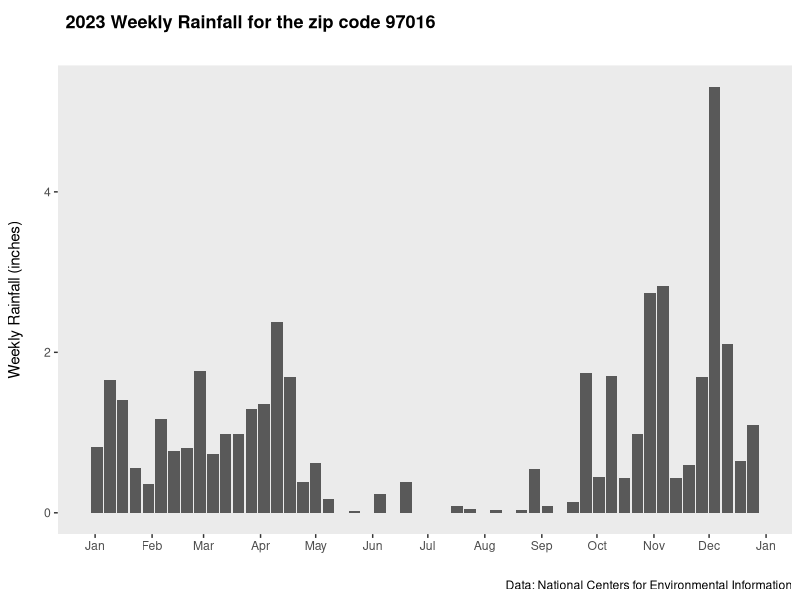
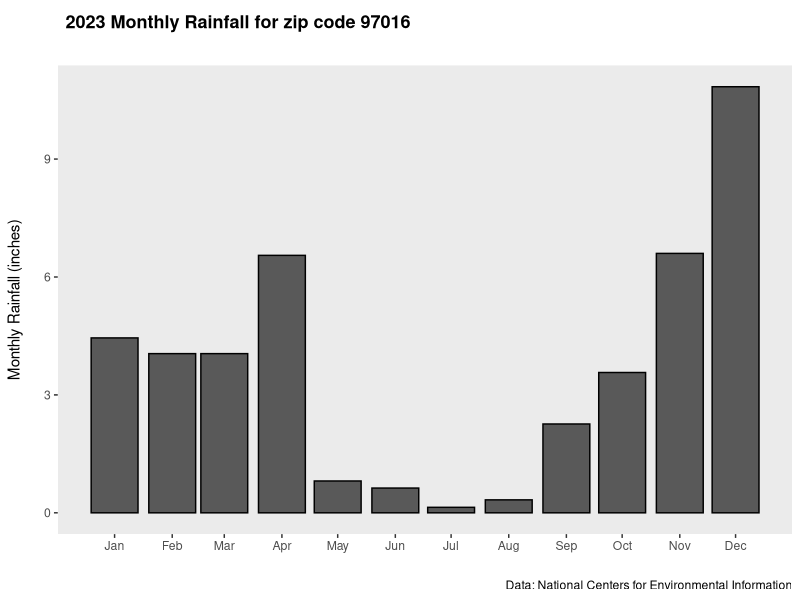
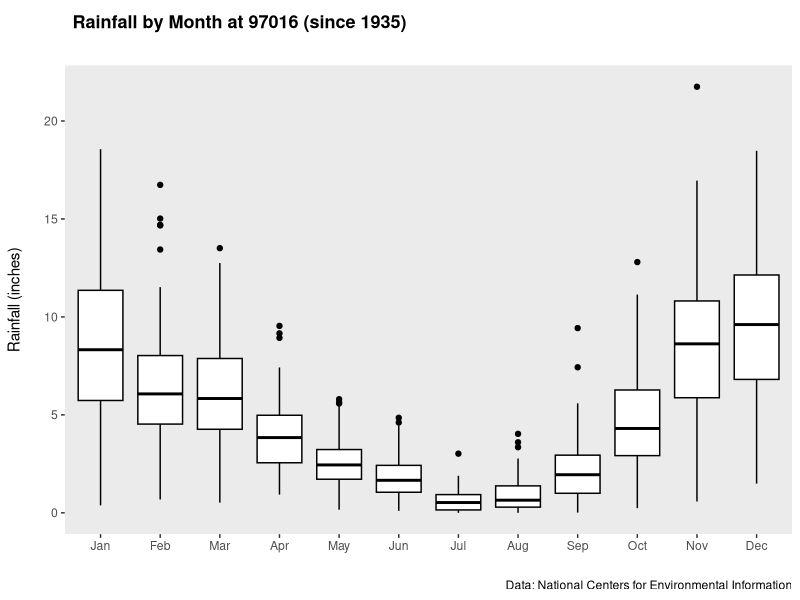
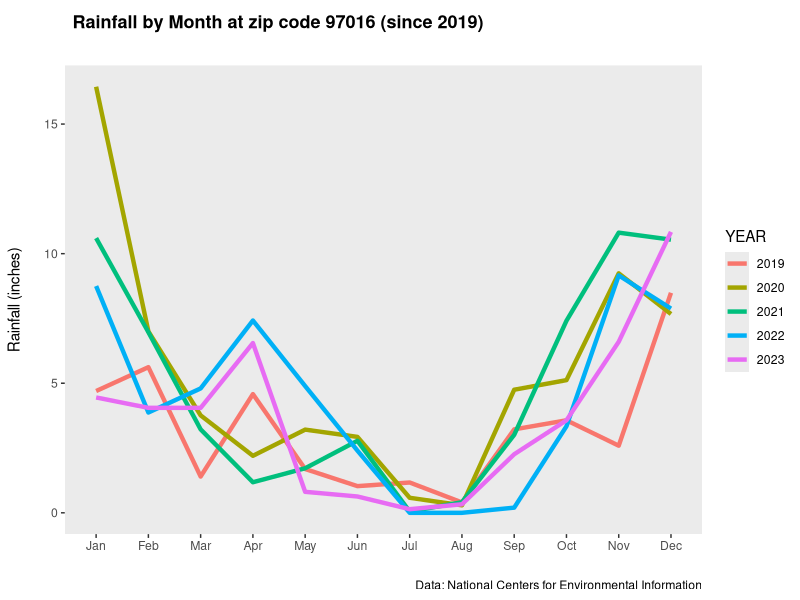
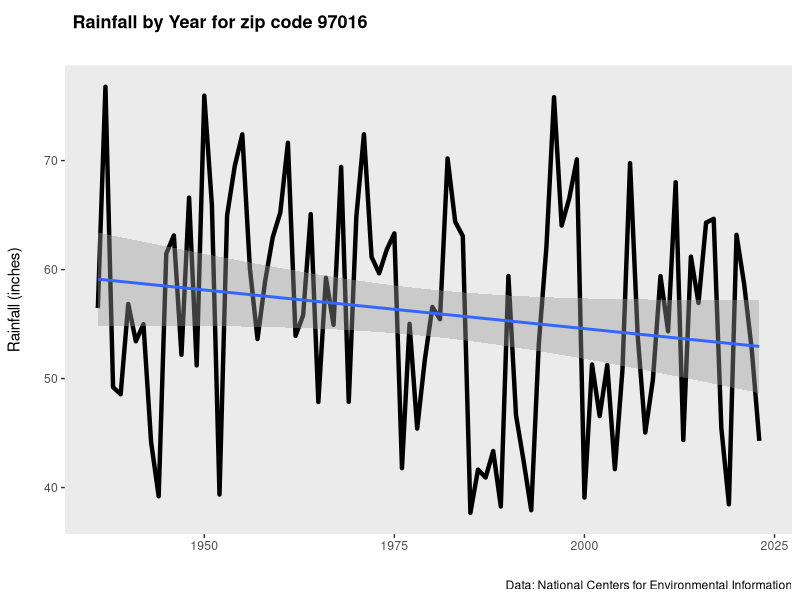
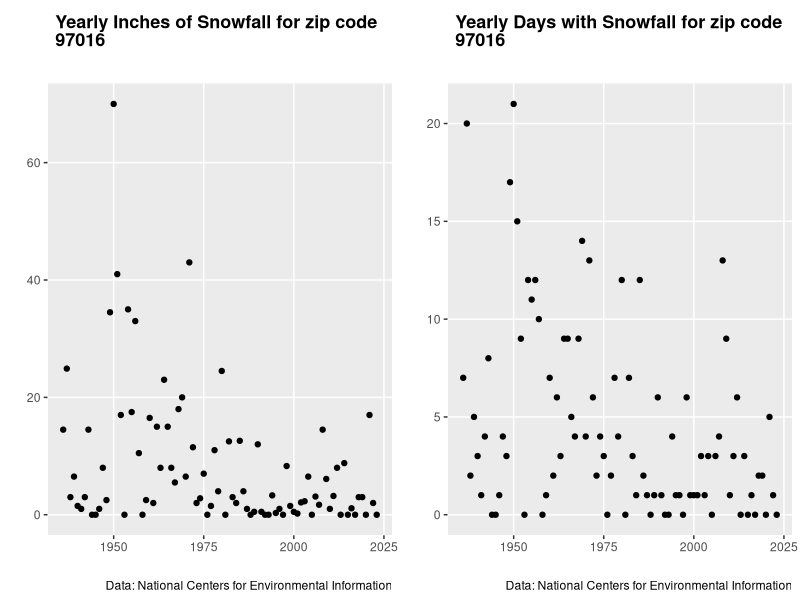
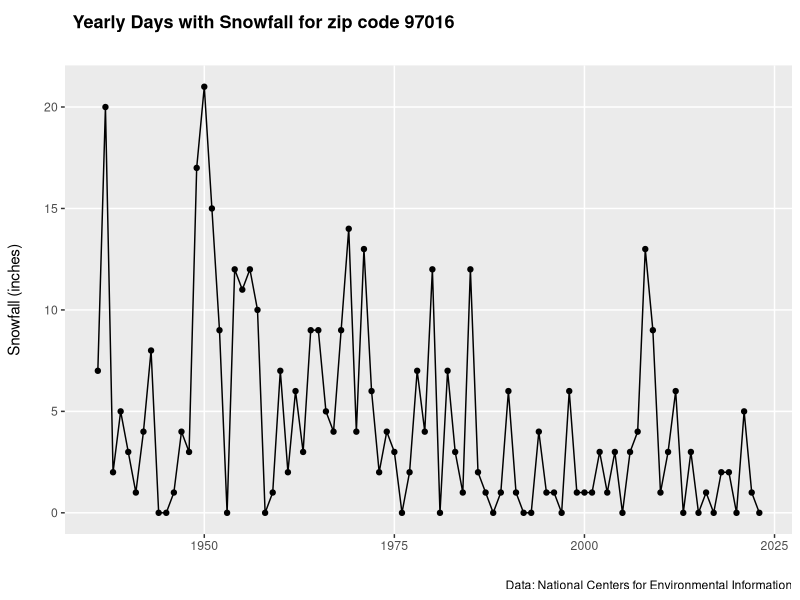

Recreate these plots in R, in order.
## ---- chunk 1
library(cowplot)   # arranging multiple plots in one space
library(ggtext)    # element_textbox_simple
# library(ggthemes)  # border around plots, no longer available in latest R version
library(formattable) # percent format, maybe use for tables later
library(kableExtra) # printing tables to PDF
library(lubridate) # year, month, yday
library(tidyverse) # read_csv and pipes

# GET DATA from https://www.climate.gov/maps-data/dataset/past-weather-zip-code-data-table
# The following file has PRCP and SNOW data, although SNWD could potentially be added
csv_data <- read_csv('data/97016_1909_2024_prec.csv') 
 # PRCP = precipitation
 # SNOW = snowfall
 # SNWD = snow depth

# What are the weather stations, by date, in the data?
# optional analysis
# csv_data2 <- csv_data %>%
#   group_by(STATION, NAME) %>%
#   filter(grepl("text", NAME)) %>% # contains
#   summarise('min_date' = min(DATE)
#         	, 'max_date' = max(DATE)) 

# Apply any filters for weather stations, if necessary, after analyzing the data
# Optional: remove the first and last years from the data, if these are partial years
csv_data <- csv_data %>%
  filter(STATION == 'USC00351643',
         DATE > '1935-12-31',
         DATE < '2024-01-01')
## ---- chunk 2
# Rain Data

# Set a variable for the latest year
LATEST_YEAR <- '2023'

# extract year, month, day from the date
rain_weekly_2020 <- csv_data %>%
  mutate(YEAR = year(DATE),WEEK=ifelse(week(DATE)==53,52,week(DATE))) %>% # in some years, such as 2019, the 53rd week causes issues, in order to plot the graph with "months" on the axis, I append 53 to 52
  filter(YEAR == LATEST_YEAR & PRCP > 0) %>%
  select(YEAR,WEEK,PRCP)%>%
  group_by(YEAR,WEEK) %>%
  summarise(RAINFALL = sum(PRCP)) %>%
  mutate(RAIN_DATE = as.Date(paste(YEAR,WEEK,1),"%Y%U %u"))

rain_monthly_2020 <- csv_data %>%
  mutate(MONTH = floor_date(DATE, unit = 'month')) %>%
  filter(PRCP > 0 & year(DATE) == LATEST_YEAR) %>%
  # select(MONTH,PRCP,SNOW,SNWD) %>%
  select(MONTH,PRCP,SNOW) %>%
  group_by(MONTH) %>%
  summarise(RAINFALL = sum(PRCP)) 

rain_monthly <- csv_data %>%
  filter(is.na(PRCP) == FALSE) %>%
  mutate(YEAR = year(DATE), MONTH = month(DATE)
         ,MONTH_ABB = month.abb[MONTH]) %>%
  select(YEAR,MONTH,MONTH_ABB,RAINFALL=PRCP) %>%
  group_by(YEAR,MONTH,MONTH_ABB) %>%
  summarise(sum(RAINFALL))

rain_yearly <- csv_data %>%
  filter(is.na(PRCP) == FALSE) %>%
  mutate(YEAR = year(DATE)) %>%
  select(YEAR,RAINFALL=PRCP) %>%
  group_by(YEAR) %>%
  summarise(sum(RAINFALL))
  
rain_daily_2020 <- csv_data %>%
  mutate(MONTH = floor_date(DATE, unit = 'month')) %>%
  filter(year(DATE) == LATEST_YEAR) %>%
  select(DATE,MONTH,RAINFALL=PRCP) 

# Snow Data
snowfall <- csv_data %>%
  filter(is.na(SNOW) == FALSE) %>%
  mutate(MONTH = floor_date(DATE, unit = 'month')
         ,YEAR = year(DATE)) %>%
  select(DATE,MONTH,YEAR,SNOW)

snow_inches_per_year <- snowfall %>%
  select(YEAR,SNOW) %>%
  group_by(YEAR) %>%
  tally(sum(SNOW))

snow_days_per_year <- snowfall %>%
  select(YEAR,SNOW) %>%
  group_by(YEAR) %>%
  tally(SNOW > 0)

# snowdepth <- csv_data %>%
#   mutate(MONTH = floor_date(DATE, unit = 'month')
#          ,YEAR = year(DATE)) %>%
#   select(DATE,MONTH,YEAR,SNWD)

# snowdepth_days_per_year <- snowdepth %>%
#   select(YEAR,SNWD) %>%
#   group_by(YEAR) %>%
#   tally(SNWD > 0)
## ---- chunk 3
ggplot() +
  geom_col(data=rain_weekly_2020,mapping = aes(x=RAIN_DATE, y=RAINFALL))+
  scale_x_date(date_labels = "%b", breaks = "month") +
  # theme_economist_white() + #theme_minimal() + # No longer in latest R version
  theme( plot.title.position = "panel"
          ,plot.title = element_textbox_simple(
            size = 13,
            lineheight = 1,
            padding = margin(5.5, 5.5, 5.5, 5.5),
            margin = margin(0, 0, 5.5, 0))
         ,panel.grid.major = element_blank()
         ,panel.grid.minor = element_blank()
         #,plot.margin = margin(5,5,5,5)
         ) +
   ggtitle("<b>2023 Weekly Rainfall for the zip code 97016</b>   <br><span style = 'font-size:14pt'>") +
  labs(caption = "Data: National Centers for Environmental Information") +
  xlab('') +
  ylab('Weekly Rainfall (inches)\n')
## ---- chunk 4
ggplot() +
  geom_col(data=rain_monthly_2020, mapping = aes(x=MONTH, y=RAINFALL)
           ,color='black') +
  scale_x_date(date_labels = "%b", breaks = "month") +
  # theme_economist_white() + #theme_minimal() + # no longer in latest version of R
  theme( plot.title.position = "panel"
         ,plot.title = element_textbox_simple(
           size = 13,
           lineheight = 1,
           padding = margin(5.5, 5.5, 5.5, 5.5),
           margin = margin(0, 0, 5.5, 0))
         ,panel.grid.major = element_blank()
         ,panel.grid.minor = element_blank()
         #,plot.margin = margin(5,5,5,10)
         ,legend.title = element_blank()
         ) +
   ggtitle("<b>2023 Monthly Rainfall for zip code 97016</b>   <br><span style = 'font-size:14pt'>") +
  labs(caption = "Data: National Centers for Environmental Information") +
  xlab('') +
  ylab('Monthly Rainfall (inches)\n')
## ---- chunk 5
ggplot() +
  geom_boxplot(data=rain_monthly
               , mapping = aes(x=reorder(MONTH_ABB,MONTH), y=`sum(RAINFALL)`, group=MONTH_ABB)
               , color='black') +
  #scale_x_date(date_labels = "%b", breaks = "month") +
  # theme_economist_white() + #theme_minimal() + # no longer in latest R version
  theme( plot.title.position = "panel"
         ,plot.title = element_textbox_simple(
           size = 13,
           lineheight = 1,
           padding = margin(5.5, 5.5, 5.5, 5.5),
           margin = margin(0, 0, 5.5, 0))
         ,panel.grid.major = element_blank()
         ,panel.grid.minor = element_blank()
         #,plot.margin = margin(5,5,5,10)
         ,legend.title = element_blank()
         ) +
  ggtitle("<b>Rainfall by Month at 97016 (since 1935) </b>   <br><span style = 'font-size:14pt'>"
  ) +
  labs(caption = "Data: National Centers for Environmental Information") +
  xlab('') +
  ylab('Rainfall (inches)\n') 
## ---- chunk 6
last5years <- as.integer(LATEST_YEAR) - 4

ggplot() +
  geom_line(rain_monthly %>% filter(YEAR >= last5years) %>% mutate(YEAR = as.character(YEAR))
            , mapping = aes(x=reorder(MONTH_ABB,MONTH),y=`sum(RAINFALL)`
                            , group = YEAR, color = YEAR), size = 1.5) +
  # theme_economist_white() + # no longer in latest R version 
  theme( plot.title.position = "panel"
         ,plot.title = element_textbox_simple(
           size = 13,
           lineheight = 1,
           padding = margin(5.5, 5.5, 5.5, 5.5),
           margin = margin(0, 0, 5.5, 0))
         ,panel.grid.major = element_blank()
         ,panel.grid.minor = element_blank()
         #,plot.margin = margin(5,5,5,10)
         #,legend.title = element_blank()
         ) +
  ggtitle("<b>Rainfall by Month at zip code 97016 (since 2019) </b>   <br><span style = 'font-size:14pt'>"
  ) +
  labs(caption = "Data: National Centers for Environmental Information") +
  xlab('') +
  ylab('Rainfall (inches)\n') 
## ---- chunk 7
ggplot(rain_yearly 
            , mapping = aes(x=YEAR,y=`sum(RAINFALL)`)) +
  geom_line(size = 1.5) +
  geom_smooth(method = "lm") +
  # theme_economist_white() + # no longer in this version of R
  theme( plot.title.position = "panel"
         ,plot.title = element_textbox_simple(
           size = 13,
           lineheight = 1,
           padding = margin(5.5, 5.5, 5.5, 5.5),
           margin = margin(0, 0, 5.5, 0))
         ,panel.grid.major = element_blank()
         ,panel.grid.minor = element_blank()
         #,plot.margin = margin(5,5,5,10)
         #,legend.title = element_blank()
         ) +
  ggtitle("<b>Rainfall by Year for zip code 97016</b>   <br><span style = 'font-size:14pt'>"
  ) +
  labs(caption = "Data: National Centers for Environmental Information") +
  xlab('') +
  ylab('Rainfall (inches)\n')
## ---- chunk 8
plot_snow_inches <- ggplot() +
  geom_point(data=snow_inches_per_year, mapping = aes(x=YEAR, y=n),color='black') +
  # theme_economist_white() + # no longer in this version of R 
  theme( plot.title.position = "panel"
         ,plot.title = element_textbox_simple(
           size = 13,
           lineheight = 1,
           padding = margin(5.5, 5.5, 5.5, 5.5),
           margin = margin(0, 0, 5.5, 0))
         #,panel.grid.major = element_blank()
         ,panel.grid.minor = element_blank()
         #,plot.margin = margin(5,5,5,10)
         ,legend.title = element_blank()
         ) +
  ggtitle("<b>Yearly Inches of Snowfall for zip code 97016</b>   <br><span style = 'font-size:14pt'>") +
  labs(caption = "Data: National Centers for Environmental Information") +
  xlab('') +
  ylab('')

plot_snow_days <- ggplot() +
  geom_point(data=snow_days_per_year, mapping = aes(x=YEAR, y=n),color='black') +
  # theme_economist_white() + #theme_minimal() + # no longer in this version of R 
  theme( plot.title.position = "panel"
         ,plot.title = element_textbox_simple(
           size = 13,
           lineheight = 1,
           padding = margin(5.5, 5.5, 5.5, 5.5),
           margin = margin(0, 0, 5.5, 0))
         #,panel.grid.major = element_blank()
         ,panel.grid.minor = element_blank()
         #,plot.margin = margin(5,5,5,10)
         ,legend.title = element_blank()
         ) +
  ggtitle("<b>Yearly Days with Snowfall for zip code 97016</b>   <br><span style = 'font-size:14pt'>") +
  labs(caption = "Data: National Centers for Environmental Information") +
  xlab('') +
  ylab('')

plot_grid(plot_snow_inches, plot_snow_days)

## ---- chunk 9
ggplot() +
  geom_line(data=snow_days_per_year, mapping = aes(x=YEAR, y=n)
           ,color='black') +
  geom_point(data=snow_days_per_year, mapping = aes(x=YEAR, y=n)
            ,color='black') +
  #scale_x_date(date_labels = "%b", breaks = "month") +
  # theme_economist_white() + #theme_minimal() + # no longer in this version of R 
  theme( plot.title.position = "panel"
         ,plot.title = element_textbox_simple(
           size = 13,
           lineheight = 1,
           padding = margin(5.5, 5.5, 5.5, 5.5),
           margin = margin(0, 0, 5.5, 0))
         #,panel.grid.major = element_blank()
         ,panel.grid.minor = element_blank()
         #,plot.margin = margin(5,5,5,10)
         ,legend.title = element_blank()
         ) +
  ggtitle("<b>Yearly Days with Snowfall for zip code 97016</b>   <br><span style = 'font-size:14pt'>") +
  labs(caption = "Data: National Centers for Environmental Information") +
  xlab('') +
  ylab('Snowfall (inches)\n')
## ---- chunk 10
# month/years it has snowed in the years of data
snow_months <- unique(snowfall %>%
  filter(SNOW > 0) %>%
  select(MONTH)) %>% 
  mutate(counter=1, month=month(MONTH,label=TRUE,abbr=FALSE)) %>%
  group_by(month) %>%
  tally(counter) %>%
  mutate('Percent of years that it snowed' = percent(n/length(unique(snowfall$YEAR)),1)) %>%
  select(Month = month,'Number of years with snow' = n,'Percent of years that it snowed')
kable(snow_months) %>% kable_styling() %>% 
  row_spec(0,bold=TRUE, color='black') %>% 
  column_spec(1:3, color='black')
# # month/years it has snowed since 2000
# snowfall_since_2000 <- snowfall %>% filter(YEAR >= 2000)
# snow_months_since2000 <- unique(snowfall %>%
#                         filter(SNOW > 0, YEAR >= 2000) %>%
#                         select(MONTH)) %>% 
#   mutate(counter=1, month=month(MONTH,label=TRUE,abbr=FALSE)) %>%
#   group_by(month) %>%
#   tally(counter) %>%
#   mutate(percent = percent(n/length(unique(snowfall_since_2000$YEAR)),2))
# snow_months_since2000
